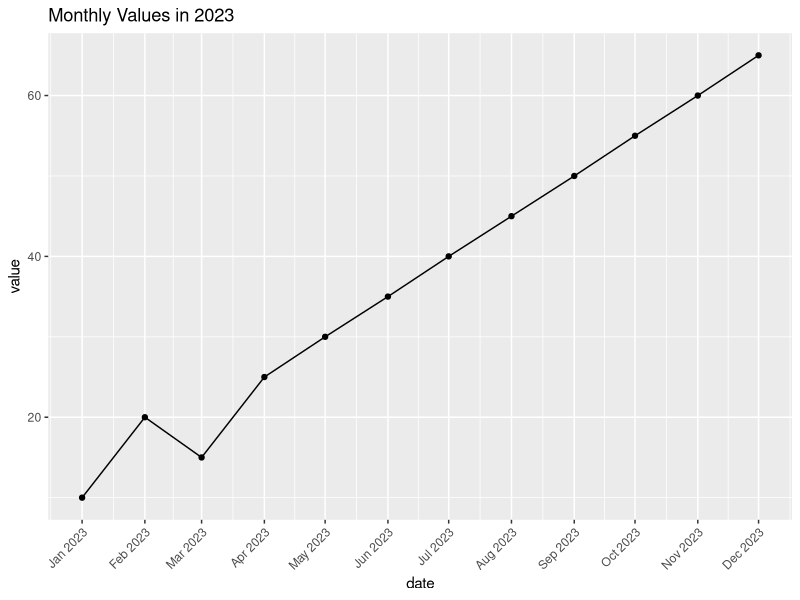

Here is the R script that generated this plot:
## ---- chunk 1
# load the required libraries
library(tidyverse)
library(ggplot2)
library(dslabs)
library(lubridate)

?mdy
?lubridate::mdy
## ---- chunk 2
# Example data
df1 <- data.frame(ID = c(1, 2, 3), Name = c("Alice", "Bob", "Charlie"))
df2 <- data.frame(ID = c(2, 3, 4), Age = c(25, 30, 35))

# Inner Join
inner_join(df1, df2, by = "ID")
# With pipe:
df1 %>% inner_join(df2, by = "ID")
## ---- chunk 3
# Left Join
left_join(df1, df2, by = "ID")
# With pipe:
df1 %>% left_join(df2, by = "ID")
## ---- chunk 4
# Right Join
right_join(df1, df2, by = "ID")
# With pipe:

## ---- chunk 5
# Full Join
full_join(df1, df2, by = "ID")
# With pipe:

## ---- chunk 6
# Semi Join
semi_join(df1, df2, by = "ID")
# With pipe:
## ---- chunk 7
# Anti Join
anti_join(df1, df2, by = "ID")
# With pipe:

## ---- chunk 8
   ymd("2023-10-25")  # Year-Month-Day
   dmy("25-10-2023")  # Day-Month-Year
   mdy("10-25-2023")  # Month-Day-Year
## ---- chunk 9
   ymd_hms("2023-10-25 12:34:56", tz = "EST")
## ---- chunk 10
   date <- ymd("2023-10-25")
   year(date)  # 2023; numeric
   month(date)  # 10; numeric
   day(date)  # 24; numeric
## ---- chunk 11
   today()
   now()
   ymd("2023-12-11") - today()
## ---- chunk 12
   dur <- ddays(1) + dhours(3)  # 1 day and 3 hours
## ---- chunk 13
   per <- days(1) + months(1)  # 1 month and 1 day
## ---- chunk 14
   date + dur  # add duration
   date + per  # add period
## ---- chunk 15
data <- data.frame(
  Date = seq(as.Date("2023-01-01"), by = "month", length.out = 12),
  Value = c(10, 20, 15, 25, 30, 35, 40, 45, 50, 55, 60, 65)
)

# Create the plot
data %>% ggplot(aes(x = Date, y = Value)) +
  geom_line() +  # Line plot
  geom_point() +  # Points
  labs(
    title = "Monthly Values in 2023",
    x = "Date",
    y = "Value"
  ) +
  scale_x_date(date_breaks = "1 month", date_labels = "%b %Y") +  # Format x-axis dates
  theme(axis.text.x = element_text(angle = 45, hjust = 1)) + # Adjust x ticks orientation 
  labs(x = "date",
       y = "value")
